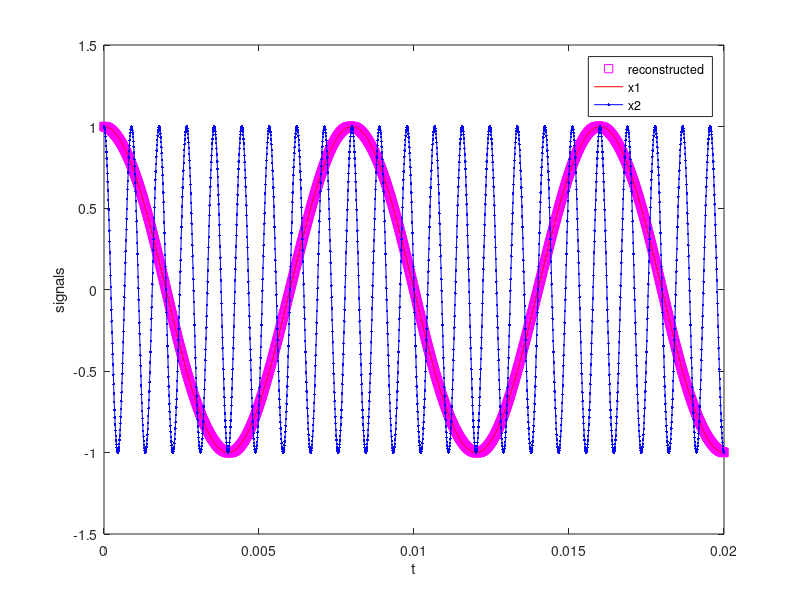

Write MATLAB code to recreate this figure.
clear all
close all
clc

n = -10:30;
x = cos(pi*n/4);
T = 1/1000;
for l = 1:2001
    t = (l-1)*T/100;
    h = sinc((t-n.*T)./T);
    xr(l) = x*h.';
end

O1 = 250*pi;
O2 = 2250*pi;
dt = 1/100000;
t = 0:dt:0.02;

x1=cos(O1.*t);
x2 = cos(O2.*t);

plot(t,xr,'ms'), hold on
plot(t,x1,'r'),hold on
plot(t,x2,'b.-'),hold on
legend('reconstructed','x1','x2')
xlabel('t');
ylabel('signals')